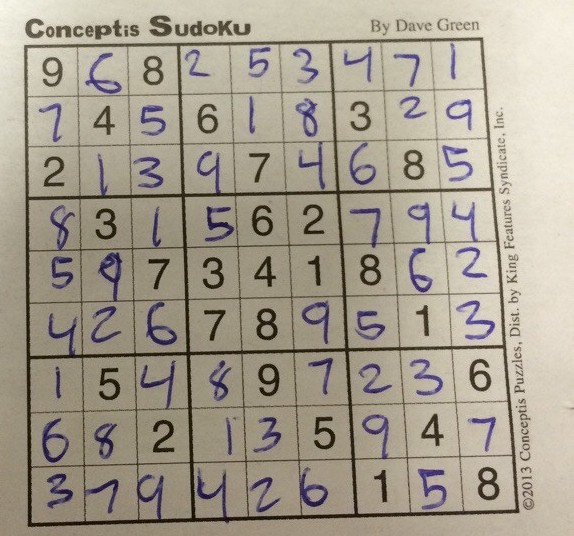
#> input picture 4th Year/Image-Processing/Images/sudoku.jpg, 574 x 536 px, found by its file name
$ jupyter execute 'Task 11.ipynb'
#> lines starting #> are read from the running program, lines starting #| are printed output that depends on the picture; after the words box and inside, x2 and y2 are one past the last pixel; in counts of white or black regions, pixels touching at a corner belong together
## Corners
- Create Harris corner
- Use Shi-Tomasi to find location of the strongest corners
- Plot Shi-Tomasi corners on Harris image

[cell 1]
import cv2
import numpy as np
from matplotlib import pyplot as plt

img = cv2.imread("../Images/sudoku.jpg")
#> img is the input picture: shape (536, 574, 3); mean B, G, R 142.9, 157.7, 166
grayImage = cv2.cvtColor(img, cv2.COLOR_BGR2GRAY)
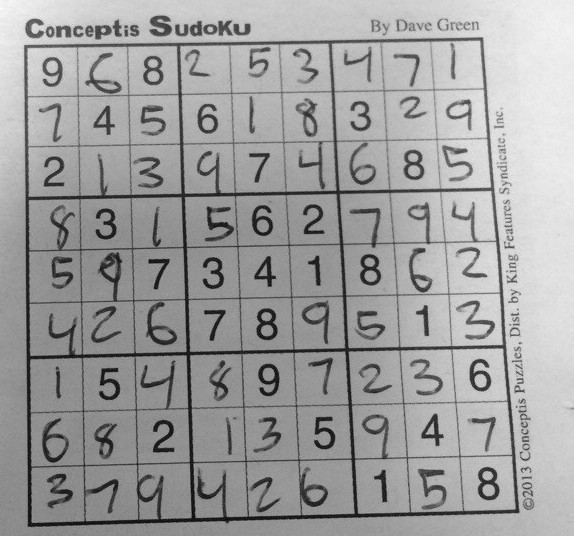
#> grayImage: shape (536, 574); min 5, max 250, mean 158.5

[cell 2]
# Creating Harris corner and coloring them green
H = cv2.cornerHarris(grayImage, blockSize=5, ksize=3, k=0.04)
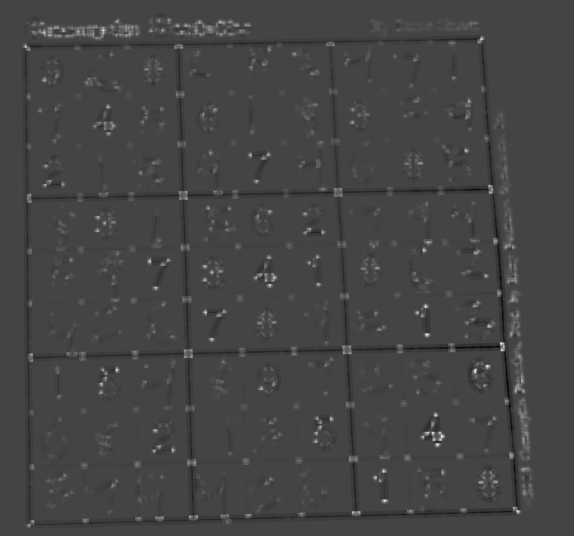
#> H: shape (536, 574) float32; min -0.00132, max 0.00359, mean 6.51e-06; drawn with min black and max white
img[H>0.001*H.max()] = [0,255,0]
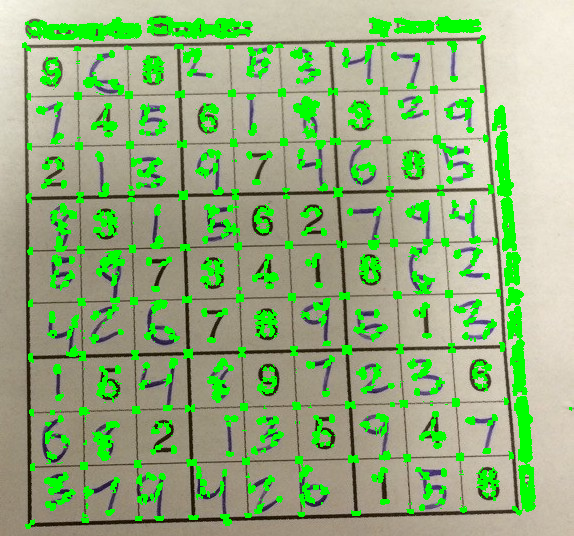
#> img: shape (536, 574, 3); 13.43% of pixels changed, all inside (x1, y1, x2, y2) = (22, 16, 572, 529)

cv2.imshow("cornerHarris", img)
cv2.waitKey(0)
cv2.destroyAllWindows()

[cell 3]
# Using Shi-Tomasi to find strongest corners
Corners = cv2.goodFeaturesToTrack(grayImage, maxCorners=50, qualityLevel=0.1, minDistance=10)
#> Corners = 50 rows, first 8: [426, 433], [488, 366], [486, 276], [442, 436], [375, 477], [309, 229], [274, 277], [427, 334]
corners_img = np.int0(Corners)
#> corners_img has the same summary as Corners

# Plot Shi-Tomasi corners on Harris image and coloring them red
for corners in corners_img:
        x,y = corners.ravel()
        cv2.circle(img,(x,y),3,[0,0,255],-1)
#> this loop made 50 passes
#> (x, y) on passes 1 to 12: (426, 433), (488, 366), (486, 276), (442, 436), (375, 477), (309, 229), (274, 277), (427, 334), (474, 372), (495, 241), (248, 515), (319, 427)
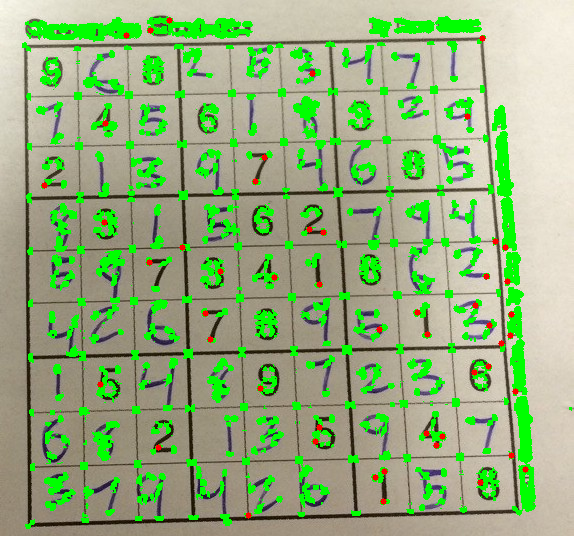
#> img: shape (536, 574, 3); 0.47% of pixels changed, all inside (x1, y1, x2, y2) = (41, 17, 529, 519)

cv2.imshow("Shi-Tomasi", img)
cv2.waitKey(0)
cv2.destroyAllWindows()

$ run again, with 4th Year/Image-Processing/Images/Micro.jpg copied over 4th Year/Image-Processing/Images/sudoku.jpg
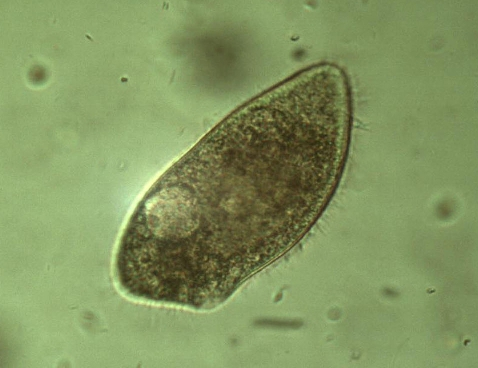
#> input picture 4th Year/Image-Processing/Images/Micro.jpg, 478 x 368 px, found by its file name
#> img is the input picture: shape (368, 478, 3); mean B, G, R 95.4, 149.9, 130.7
#> `img[H>0.001*H.max()] = [0,255,0]`:
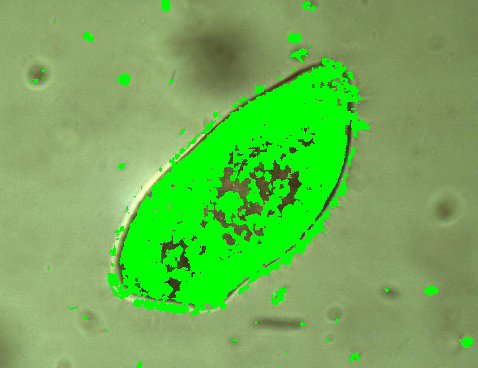
#> img: shape (368, 478, 3); 18.48% of pixels changed, all inside (x1, y1, x2, y2) = (29, 0, 473, 368)
#> Corners = 50 rows, first 8: [147, 213], [256, 259], [319, 174], [253, 121], [306, 223], [126, 79], [465, 344], [220, 286]
#> corners_img has the same summary as Corners
#> the loop `for corners in corners_img:` made 50 passes
#> after the loop `for corners in corners_img:`:
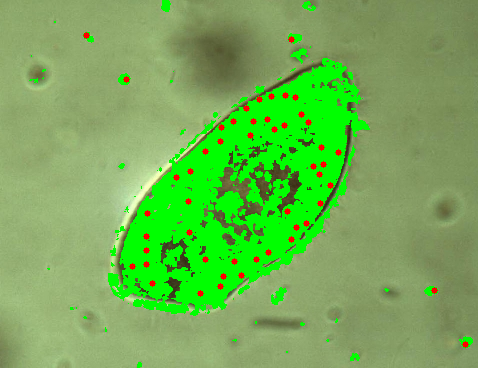
#> img: shape (368, 478, 3); 0.82% of pixels changed, all inside (x1, y1, x2, y2) = (83, 32, 469, 348)
